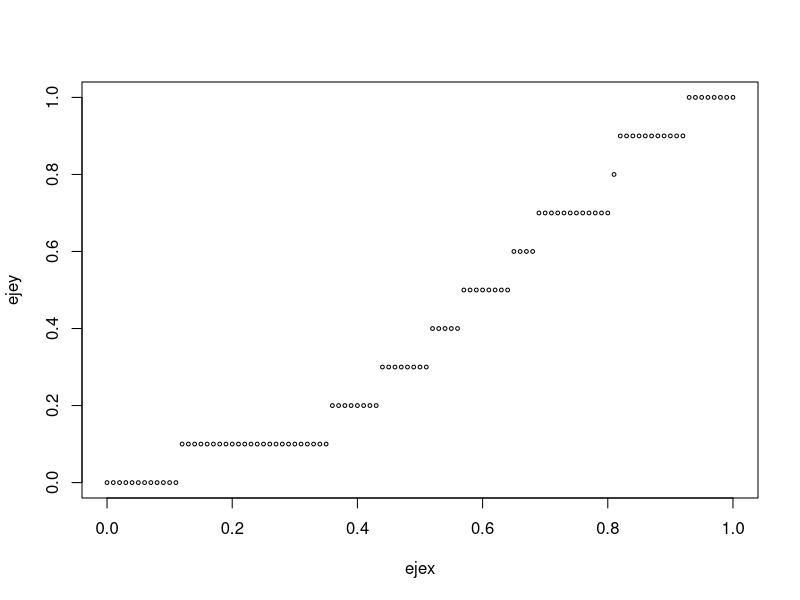
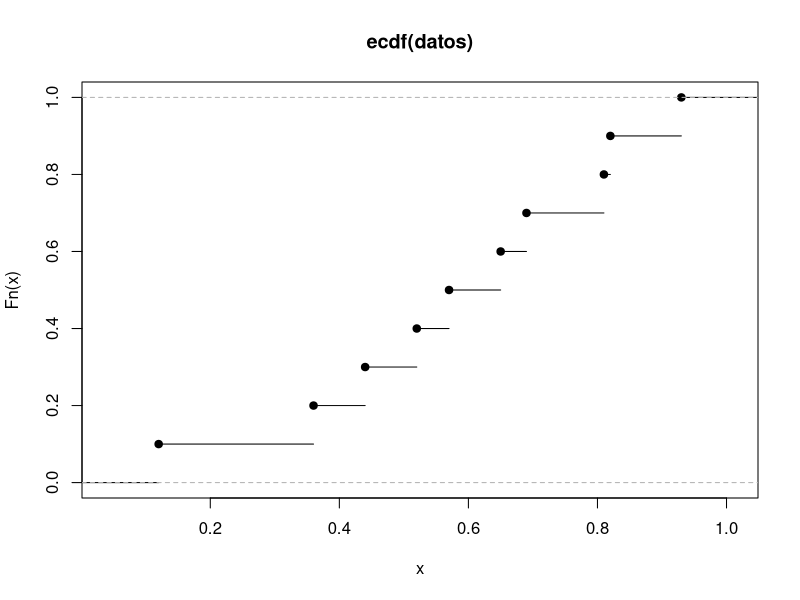
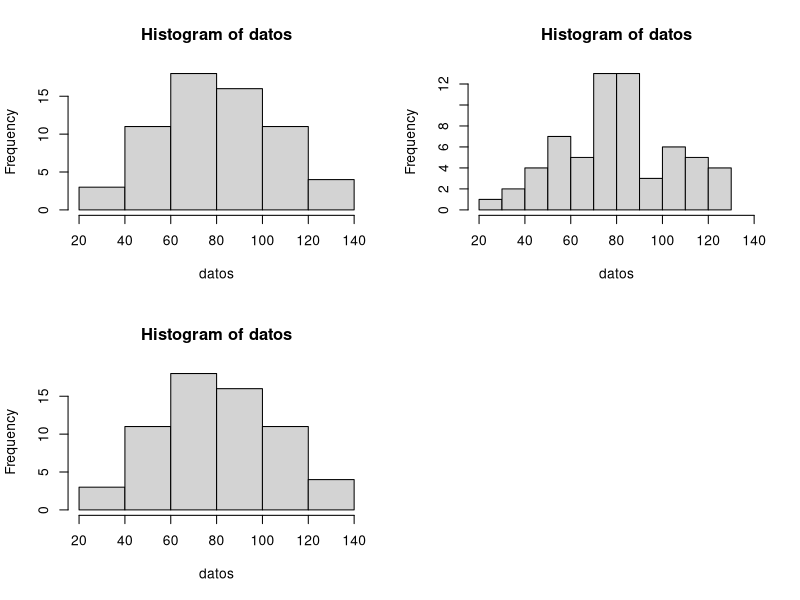
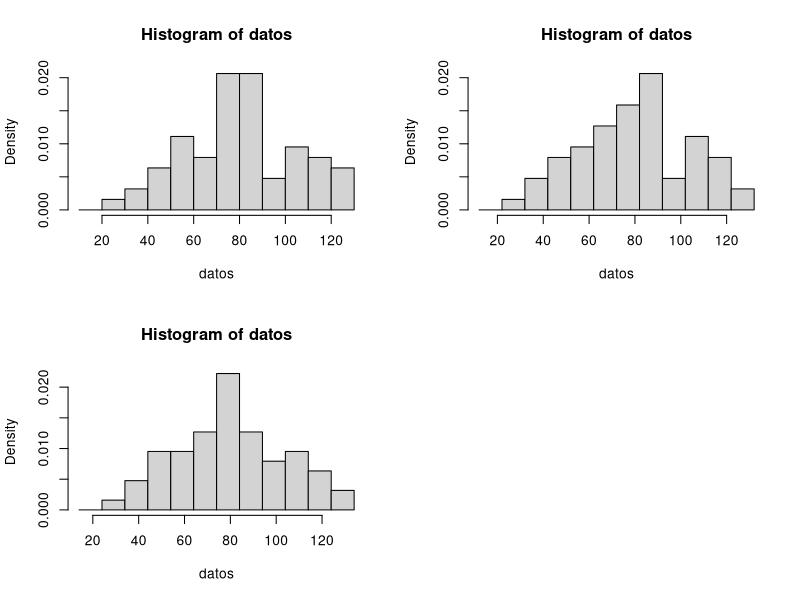
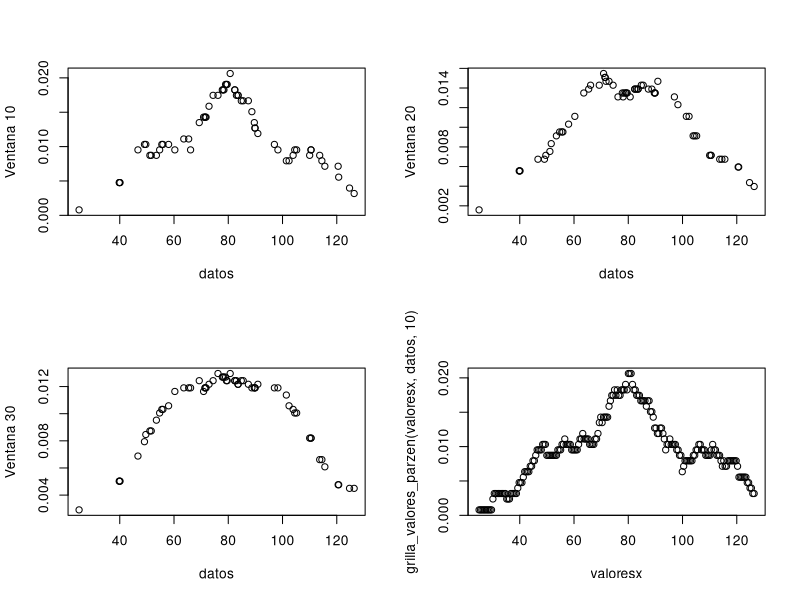
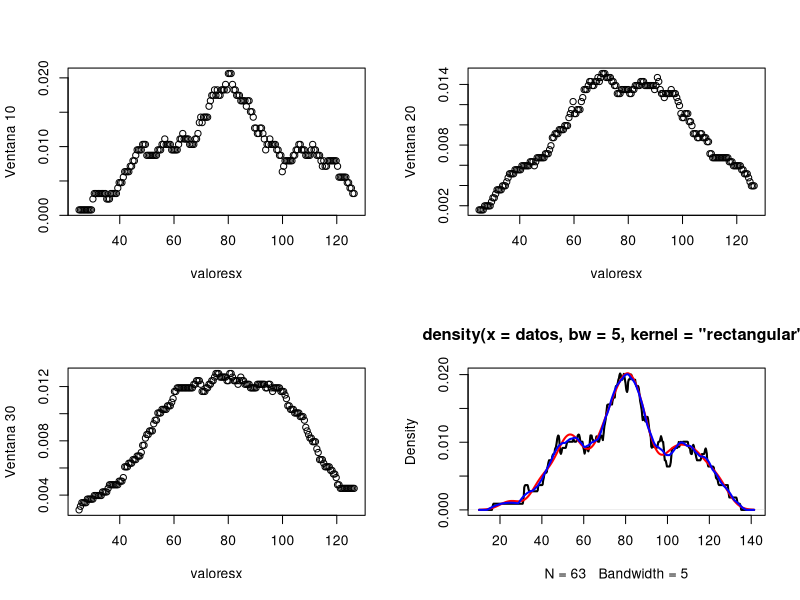
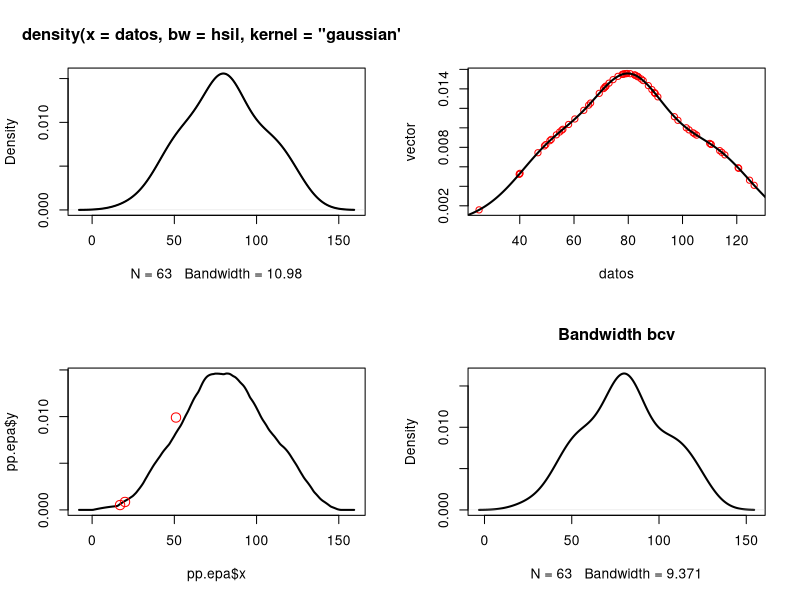
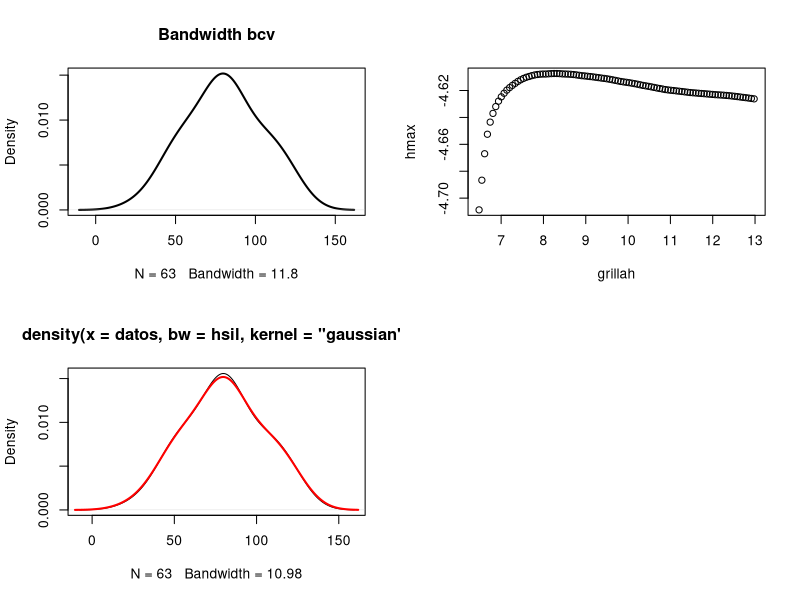

R code for these plots, in order:
## ---- chunk 1
knitr::opts_chunk$set(echo = TRUE)
## ---- chunk 2
datos <- c(0.57, 0.93, 0.81, 0.44,0.36, 0.52,0.65,0.69,0.82,0.12) #los datos son de una uniforme
# datos <- runif(100)
# Empirica devuelve la proba de datos < t
empirica <- function(datos,t){
  mean(datos<=t)
  }

ejex <- seq(0,1,0.01)
ejey <- c()
# Recorro cada x y calculo el y
for(i in ejex){
  ejey<- c(ejey,empirica(datos,i))
}

plot(ejex,ejey,cex=0.5)
## ---- chunk 3
# ecdf: Empirical Cumulative Distribution Function
plot(ecdf(datos))
## ---- chunk 4
# datos = scan(nlines = 4)
# 126.4 82.4 78.1 51.1 90.9 76.2 104.5 87.4 110.5 25.0 69.3 53.5 39.8 63.6 46.7 72.9 79.6 83.6 80.7 
# 60.3 79.0 74.4 49.6 54.7 71.8 49.1 103.9 51.6 82.4 83.6 77.8 79.3 89.6 85.5 58.0 120.7 110.5 65.4 
# 39.9 40.1 88.7 71.4 83.0 55.9 89.9 84.8 105.2 113.7 124.7 114.5 115.6 102.4 101.4 89.8 71.5 70.9 98.3 55.5 66.1 78.4 120.5 97.0 110.0

datos = c(
126.4, 82.4, 78.1, 51.1, 90.9, 76.2, 104.5, 87.4, 110.5, 25.0, 69.3, 53.5, 39.8, 63.6, 46.7, 72.9, 79.6, 83.6, 80.7,60.3, 79.0, 74.4, 49.6, 54.7, 71.8, 49.1, 103.9, 51.6, 82.4, 83.6, 77.8, 79.3, 89.6, 85.5, 58.0, 120.7, 110.5, 65.4, 39.9, 40.1, 88.7, 71.4, 83.0, 55.9, 89.9, 84.8, 105.2, 113.7, 124.7, 114.5, 115.6, 102.4, 101.4, 89.8, 71.5, 70.9, 98.3, 55.5, 66.1, 78.4, 120.5, 97.0, 110.0)

par(mfrow=c(2,2))
hist(datos)
# i) de 20 a 140 con paso 10
hist(datos, breaks = c(10),xlim = c(20,140))
# ii) de 20 a 140 con paso 5. 
hist(datos, breaks = c(5),xlim = c(20,140))
# Comparar los tres histogramas obtenidos. Â¿Tiene algun efecto el refinamiento de los bins?
## ---- chunk 5
par(mfrow=c(2,2))
puntos_corte <- seq(10,130,10)
hist(datos, breaks = puntos_corte, freq = FALSE)

puntos_corte <- puntos_corte +2
hist(datos, breaks = puntos_corte, freq = FALSE)

puntos_corte <- puntos_corte +2
hist(datos, breaks = puntos_corte, freq = FALSE)
# Alerta a que es sensible el histograma? yo me quiero acercar a la densidad
# No quiero poner muy chiquitos
# El histograma parte y hace el mismo corte para todos los puntos
## ---- chunk 6
# 3 probab.est(x,dat,h)
probab.est <- function(x,datos,h){
  valor<- sum(datos>=(x-h) & datos <=(x+h))
  valor/(2*h*length(datos))
}
probab.est(40,datos,10) #0.04761
probab.est(40,datos,20) # 0.0055
## ---- chunk 7
# 4 grilla_valores
grilla_valores <- function(datos,h){
    valores <- c()
    for (i in datos){
    valores <- c(valores,probab.est(i,datos,h)) }
    valores
}
par(mfrow=c(2,2))
plot(datos,grilla_valores(datos,10),ylab ="Ventana 10")
plot(datos,grilla_valores(datos,20),ylab ="Ventana 20")
plot(datos,grilla_valores(datos,30),ylab ="Ventana 30")
## ---- chunk 8
# 5 densidad.est.parzen
densidad.est.parzen <- function(x,datos,h){
  datos <- (datos- x)/h
  valor<- sum(datos>=(-1) & datos <=(1))
  valor*1/2/(h*length(datos))
  
}
densidad.est.parzen(40,datos,10)
## ---- chunk 9
grilla_valores_parzen <- function(valoresx,datos,h){
    # valoresx <- seq(25,126.4,length.out = 200)
    valores <- c()
    for (i in valoresx){
    valores <- c(valores,densidad.est.parzen(i,datos,h)) }
    valores
}

valoresx <- seq(25,126.4,length.out = 200)
plot(valoresx,grilla_valores_parzen(valoresx,datos,10))
## ---- chunk 10
par(mfrow=c(2,2))
plot(valoresx,grilla_valores_parzen(valoresx,datos,10),ylab ="Ventana 10" )
plot(valoresx,grilla_valores_parzen(valoresx,datos,20),ylab ="Ventana 20")
plot(valoresx,grilla_valores_parzen(valoresx,datos,30),ylab ="Ventana 30")
## ---- chunk 11
pp.rec = density(datos,kernel = 'rectangular',bw = 5)
pp.gau = density(datos,kernel = 'gaussian',bw = 5)
pp.epa = density(datos,kernel = 'epanechnikov',bw = 5)


plot(pp.rec)
lines(pp.rec$x,pp.rec$y,type = "l",col="black",lwd=2)
lines(pp.gau$x,pp.gau$y,type = "l",col="red",lwd=2)
lines(pp.epa$x,pp.epa$y,type = "l",col="blue",lwd=2)

## ---- chunk 12
datos = c(126.4, 82.4, 78.1, 51.1, 90.9, 76.2, 104.5, 87.4, 110.5, 25.0, 69.3, 53.5, 39.8, 63.6, 46.7, 72.9, 79.6, 83.6, 80.7,60.3, 79.0, 74.4, 49.6, 54.7, 71.8, 49.1, 103.9, 51.6, 82.4, 83.6, 77.8, 79.3, 89.6, 85.5, 58.0, 120.7, 110.5, 65.4, 39.9, 40.1, 88.7, 71.4, 83.0, 55.9, 89.9, 84.8, 105.2, 113.7, 124.7, 114.5, 115.6, 102.4, 101.4, 89.8, 71.5, 70.9, 98.3, 55.5, 66.1, 78.4, 120.5, 97.0, 110.0)

hsil = min((sd(datos)),(IQR(datos)/1.349))
hsil = hsil*1.06*(length(datos)**(-1/5))
hsil #0.0798

pp.gau = density(datos,kernel = 'gaussian',bw = hsil)
plot(pp.gau)
lines(pp.gau$x,pp.gau$y,type = "l",col="black",lwd=2)
## ---- chunk 13
vector <- c()
for (i in datos){
# approxfun(density(datos))
vector <- c(vector,approxfun(density(datos,kernel = 'gaussian',bw = hsil))(i))
}

plot(datos,vector,col="red")
pp.gau = density(datos,kernel = 'gaussian',bw = hsil)
lines(pp.gau$x,pp.gau$y,type = "l",col="black",lwd=2)

## ---- chunk 14
exis <- c(17,20,51)
vector <- c()
for (i in exis){
vector <- c(vector,approxfun(density(datos,kernel = 'epanechnikov',bw = 5))(i))
}
pp.epa = density(datos,kernel = 'epanechnikov',bw = hsil)
plot(pp.epa$x,pp.epa$y,type = "l",col="black",lwd=2)
points(exis,vector,col="red",cex= 1.5)

## ---- chunk 15
# https://aakinshin.net/posts/kde-bw/

# Unbiased CV con modificacion de Bowman
d <- density(datos,kernel = 'gaussian',bw = "ucv")
d$bw

plot(d, lwd = 2, main = "Bandwidth bcv")


# Biased CV, sale de aproximar de alguna manera el ECMI 
d <- density(datos,bw = "bcv",kernel = 'gaussian')
d$bw

plot(d, lwd = 2, main = "Bandwidth bcv")


# BW default
den <- density(datos)
den$bw

bw.nrd(datos)
## ---- chunk 16
# Estimacion por maxima verosimilitud
grillah <-seq(hsil-4.5,hsil+2,length.out=100)

hmax <- c()
for (h in grillah){

  sumatoria <- c()
  for (i in 1:length(datos)){
    valorlog <- log(approxfun(density(datos[-i],kernel = 'epanechnikov',bw=h))(datos[i]))
    sumatoria <- c(sumatoria,valorlog)
  }
    hmax <-c(hmax,((1/length(datos))*(sum(sumatoria))))
}
    plot(grillah,hmax)

# approxfun(density(datos[-1],kernel = 'epanechnikov',bw=h))´
## ---- chunk 17
pp.gau = density(datos,kernel = 'gaussian',bw = hsil)
plot(pp.gau)
# lines(pp.gau$x,pp.gau$y,type = "l",col="black",lwd=2)

d <- density(datos,bw = "bcv")
lines(d, lwd = 2, col='red')
